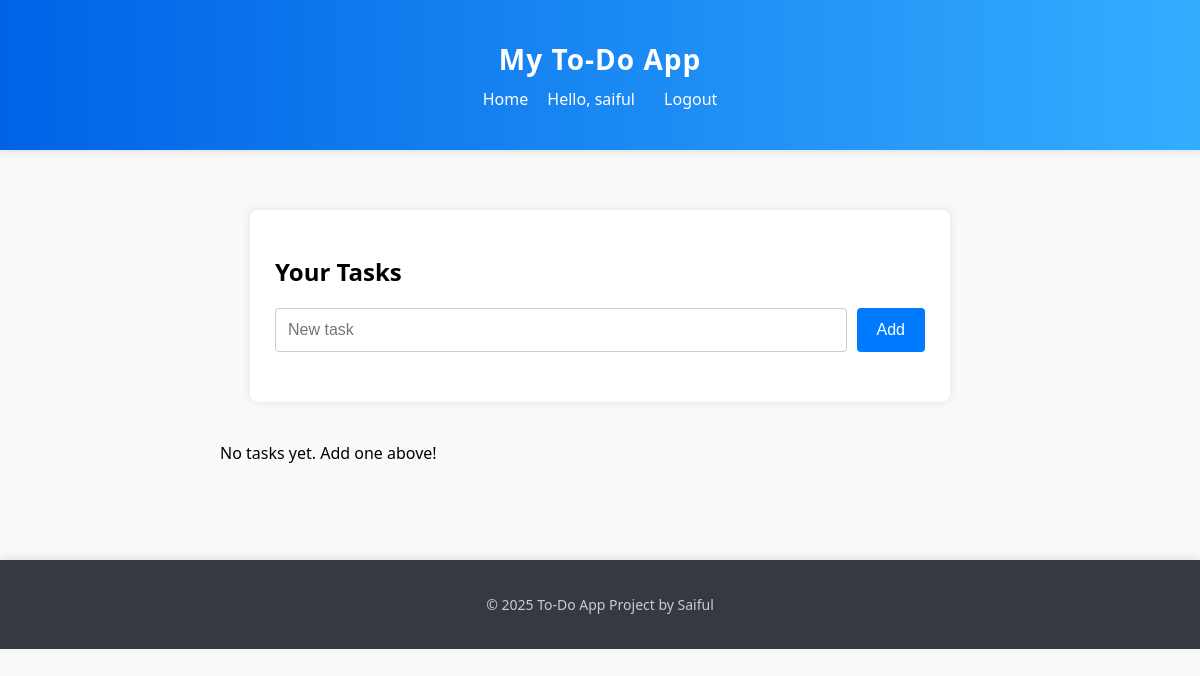
Before: / (signed in) with the older database file.
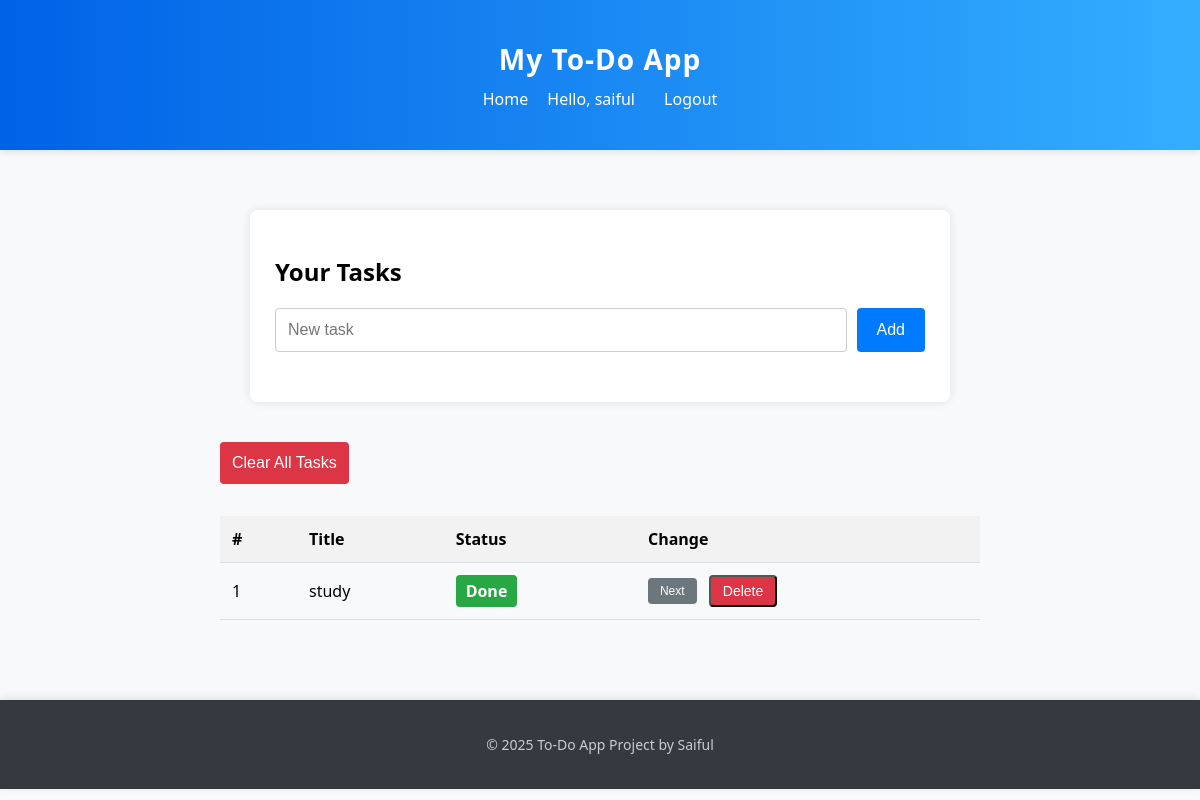
After: the same page with the newer database file.
### app/models.py (models this page shows, shortened)
class User(db.Model):
    __tablename__ = "users"
    id = db.Column(db.Integer, primary_key=True)
    username = db.Column(db.String(80), unique=True, nullable=False, index=True)
    password_hash = db.Column(db.String(128), nullable=False)
    created_at = db.Column(db.DateTime, default=datetime.utcnow)

class Task(db.Model):
    __tablename__ = "tasks"
    id = db.Column(db.Integer, primary_key=True)
    title = db.Column(db.String(100), nullable=False)
    status = db.Column(db.String(20), default="Pending")
    user_id = db.Column(db.Integer, db.ForeignKey("users.id"), nullable=True)

### app/routes/tasks.py (the view)
@tasks_bp.route('/')
def view_tasks():
    user = get_current_user()
    if user is None:
        flash('Login required to view tasks', 'danger')
        return redirect(url_for('auth.login'))
    tasks = Task.query.filter_by(user_id=user.id).order_by(Task.id.asc()).all()
    return render_template('tasks.html', tasks=tasks)

### app/routes/tasks.py (called while the page is built)
def get_current_user():
    username = session.get('user')
    if not username:
        return None
    return User.query.filter_by(username=username).first()

### app/templates/tasks.html (shortened to what this page needs)
{% extends 'base.html' %}
{% block content %}
<div class="task-box">
    <h2>Your Tasks</h2>
    <form action="{{ url_for('tasks.add_task') }}" method="POST" class="task-form">
        <input type="text" name="title" placeholder="New task" required>
        <button type="submit" class="btn">Add</button>
    </form>
</div>
{% if tasks %}
<form method="POST" action="{{ url_for('tasks.clear_tasks') }}">
    <button type="submit" class="btn btn-clear">Clear All Tasks</button>
</form>
<br>
<table class="task-table">
    <thead>
        <tr>
            <th>#</th>
            <th>Title</th>
            <th>Status</th>
            <th>Change</th>
        </tr>
    </thead>
    <tbody>
        {% for task in tasks %}
        <tr>
            <td>{{ loop.index }}</td>
            <td>{{ task.title }}</td>
            <td>
                <span class="badge {{ task.status|lower }}">{{ task.status }}</span>
            </td>
            <td>
                <form action="{{ url_for('tasks.toggle_status', task_id=task.id) }}" method="POST" class="inline-form">
                    <button class="btn-small" type="submit">Next</button>
                </form>
                <form action="{{ url_for('tasks.delete_task', task_id=task.id) }}" method="POST" class="inline-form">
                    <button class="btn-delete" type="submit"
                        onclick="return confirm('Delete this task?')">Delete</button>
                </form>
            </td>
        </tr>
        {% endfor %}
    </tbody>
</table>
{% else %}
<p>No tasks yet. Add one above!</p>
{% endif %}
{% endblock %}

### app/templates/base.html (shortened to what this page needs)
<!DOCTYPE html>
<html lang="en">
<head>
    <link rel="stylesheet" href="{{ url_for('static', filename='css/style.css') }}">
</head>
<body>
    <header>
        <div class="container">
            <h1>My To-Do App</h1>
            <nav>
                <a href="{{ url_for('tasks.view_tasks') }}">Home</a>
                {% if 'user' in session %}
                <span style="margin-right:10px">Hello, {{ session.user }}</span>
                <a href="{{ url_for('auth.logout') }}">Logout</a>
                {% else %}
                <a href="{{ url_for('auth.login') }}">Login</a>
                <a href="{{ url_for('auth.register') }}">Register</a>
                {% endif %}
            </nav>
        </div>
    </header>
    <main class="container">
        {% block content %}{% endblock %}
    </main>
    <footer>
        <div class="container">
            <p>&copy; 2025 To-Do App Project by Saiful</p>
        </div>
    </footer>
</body>
</html>

### app/static/css/style.css (style rules this page uses)
*, *::before, *::after { box-sizing: border-box; }
body { margin: 0; font-family: 'Segoe UI', Tahoma, Geneva, Verdana, sans-serif; background: #f8f9fa; }
.container { max-width: 800px; width: 95%; margin: auto; padding: 20px; }
header { background: linear-gradient(to right, #0062E6, #33AeFF); color: white; padding: 20px 0; box-shadow: 0 2px 8px rgba(0, 0, 0, 0.1); }
header h1 { margin: 0; font-size: 28px; text-align: center; letter-spacing: 1px; }
nav { text-align: center; margin-top: 10px; }
nav a { color: white; text-decoration: none; margin: 0 15px; font-weight: 500; transition: color 0.3s ease; }
footer { background-color: #343a40; color: #ccc; padding: 15px 0; text-align: center; font-size: 14px; margin-top: 60px; box-shadow: 0 -2px 8px rgba(0, 0, 0, 0.1); }
footer p { margin: 0; }
.btn { background-color: #007bff; color: white; border: none; padding: 12px; font-size: 16px; border-radius: 4px; cursor: pointer; }
.task-box { max-width: 700px; margin: 40px auto; background-color: white; padding: 25px; border-radius: 8px; box-shadow: 0 0 10px rgba(0, 0, 0, 0.1); }
.task-form { display: flex; gap: 10px; margin-bottom: 25px; }
.task-form input[type="text"] { flex: 1; padding: 12px; font-size: 16px; border: 1px solid #ccc; border-radius: 4px; }
.task-form .btn { padding: 12px 20px; font-size: 16px; width: auto; }
.task-table { width: 100%; border-collapse: collapse; }
.task-table th, .task-table td { text-align: left; padding: 12px; border-bottom: 1px solid #ddd; }
.task-table th { background-color: #f2f2f2; }
.btn-delete { background-color: #dc3545; color: white; padding: 6px 12px; font-size: 14px; border-radius: 4px; text-decoration: none; }
.badge { padding: 5px 10px; border-radius: 4px; font-weight: bold; color: white; }
.badge.done { background-color: #28a745; }
.btn-small { font-size: 12px; padding: 6px 12px; border: none; background-color: #6c767d; color: white; border-radius: 4px; cursor: pointer; }
.btn-clear { background-color: #dc3545; margin-bottom: 10px; }
.inline-form { display: inline-block; vertical-align: middle; }
.inline-form + .inline-form { margin-left: 8px; }

Changed rows visible on the page:
added Task: title "study", status "Done"
Other visible differences:
text no longer shown: "No tasks yet. Add one above!"
text now shown: "Clear All Tasks # Title Status Change"
